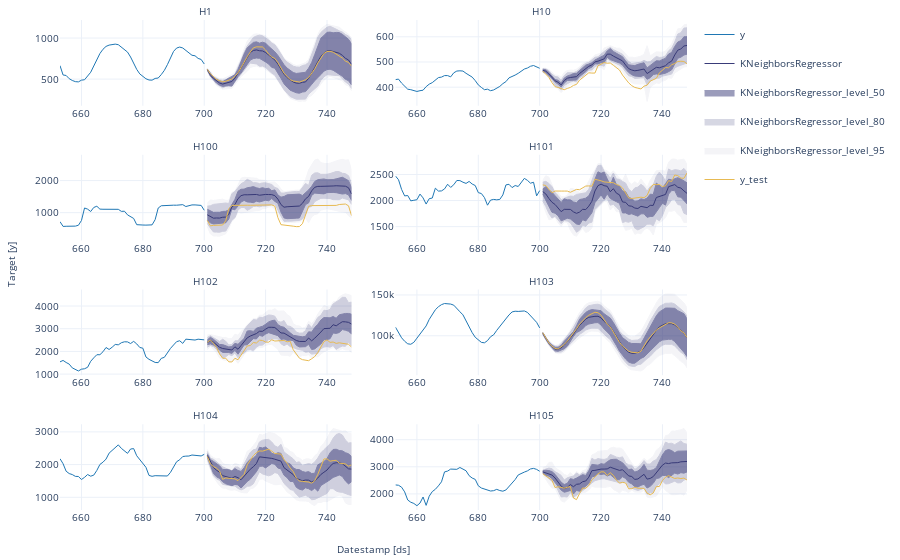

Notebook code for this chart:
### Markdown cell above
### KNeighborsRegressor

### Code cell
sf.plot(train, test, plot_random=False, models=['KNeighborsRegressor', 'y_test'], level=levels, max_insample_length=48)
